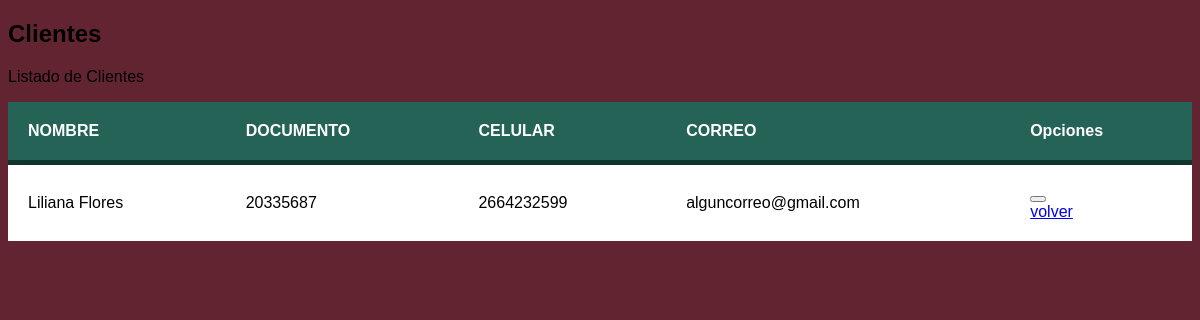
Page /index/liscli/1 on the committed database.
### appsisexp/models.py (models this page shows, shortened)
class Cliente(models.Model):
    Cliente_exp = models.ForeignKey(Expedien,on_delete=models.CASCADE,blank=True, null=True)
    Nombre = models.CharField(max_length=80, blank=True)
    Num_documento = models.CharField(max_length=12, blank=True)
    Num_celular = models.CharField(max_length=12, blank=True)
    Correo = models.CharField(max_length=40, blank=True)
    Direccion = models.CharField(max_length=60, blank=True)
    Observacion = models.CharField(max_length=150,blank=True)

### appsisexp/views.py (the view)
# urls.py: path('index/liscli/<int:p>', views.lcliente, name='liscli'),
def lcliente(request,p):
    list_rec = Cliente.objects.filter(Cliente_exp_id=p)
    return render(request,"cliente.html", locals())

### appsisexp/templates/cliente.html (shortened to what this page needs)
{% load static %}
<!DOCTYPE html>
<html lang="en">
<head>
	<link rel="stylesheet" href="{% static 'expedien/css/tabla.css' %}">
</head>
<body>
                <article class="content responsive-tables-page">
                    <div class="title-block">
                        <h1 class="title"> Clientes </h1>
                        <p class="title-description"> Listado de Clientes </p>
                    </div>
                            <div class="col-md-12">
                                <div class="card">
                                    <div class="card-block">
                                        <section class="example">
                                            <div class="table-responsive">
                                                <table id="example2" class="table table-striped table-bordered table-hover">
                                                    <thead>
                                                        <tr>
                                                            <th>NOMBRE</th>
                                                            <th>DOCUMENTO</th>
                                                            <th>CELULAR</th>
                                                            <th>CORREO</th>
                                                            <th>Opciones</th>
                                                        </tr>
                                                    </thead>
                                                    <tbody>
                                                    	{% for fila in list_rec %}
                                                        <tr>
                                                            <td>{{ fila.Nombre }}
                                                            <td>{{ fila.Num_documento }}</td>
                                                            <td>{{ fila.Num_celular}}</td>
                                                            <td>{{ fila.Correo }}</td>
                                                            <td>
                                                    <div class="btn-group">
                                                <button type="button" class="btn btn-info dropdown-toggle" data-toggle="dropdown" aria-haspopup="true" aria-expanded="false"></button>
                                                <div class="dropdown-menu">
                                                    <a class="dropdown-item" href="#">volver</a>
                                                </div>
                                                     </div>
                                                        </tr>
                                                        {% endfor %}
                                                    </tbody>
                                                </table>
                                            </div>
                                        </section>
                                    </div>
                                </div>
                            </div>
                </article>
  </body>
</html>

### static/expedien/css/tabla.css (style rules this page uses)
body { background-color: #632432; font-family: Arial; }
table { background-color: white; text-align: left; border-collapse: collapse; width: 100%; }
th, td { padding: 20px; }
thead { background-color: #246355; border-bottom: solid 5px #0F362D; color: white; }

### rows in the picture
Cliente: Nombre "Liliana Flores", Num_documento "20335687", Num_celular "2664232599", Correo "alguncorreo@gmail.com"
